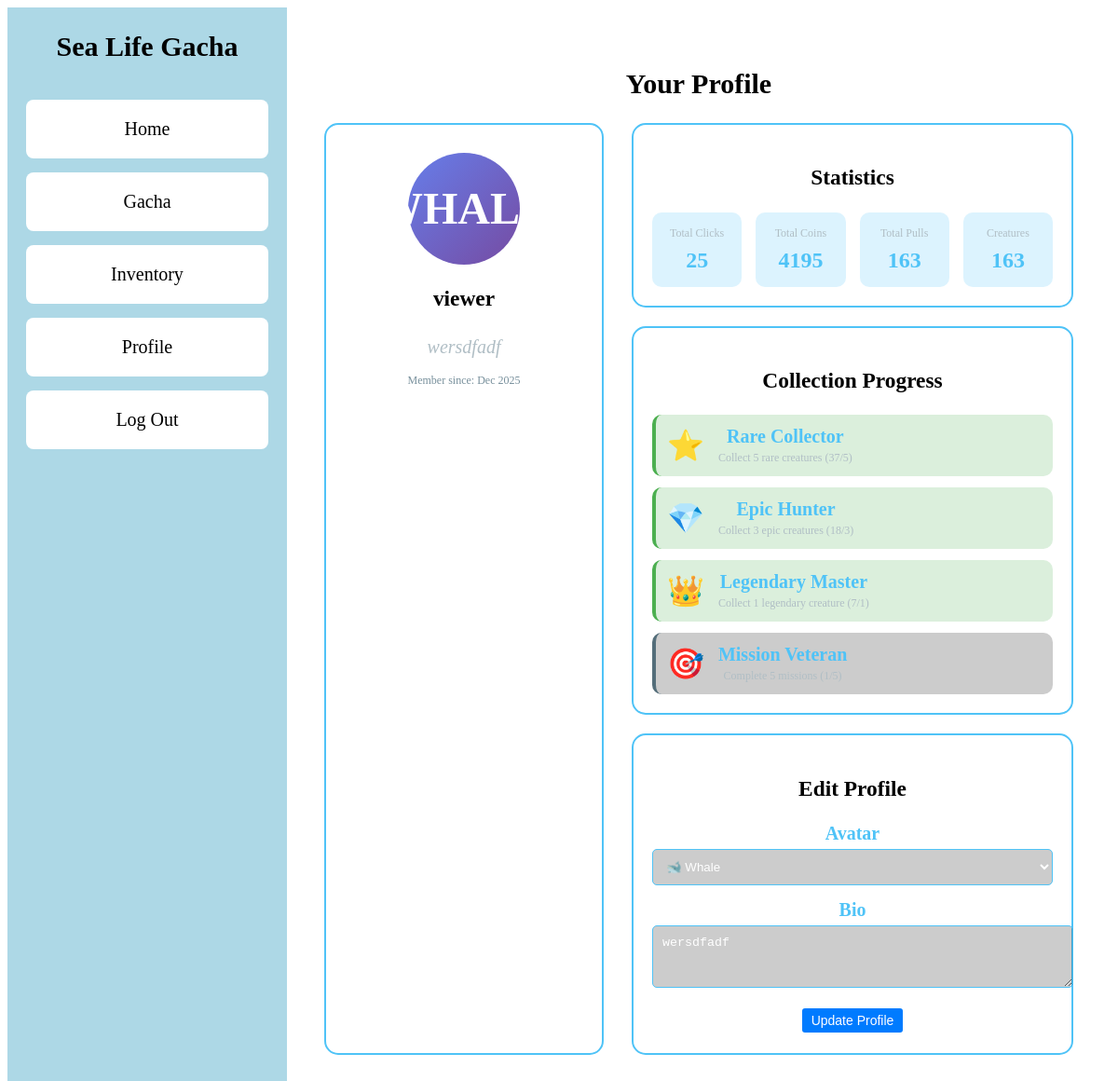
The page /profile (signed in) on the database its author committed.
### models.py (models this page shows)
class User(db.Model):
    user_id = db.Column(db.Integer, primary_key=True)
    username = db.Column(db.String(80), unique=True, nullable=False)
    role = db.Column(db.String(20), default='user', nullable=False)
    password_hash = db.Column(db.String(128), nullable=False)
    clicks = db.Column(db.Integer, default=0)
    coins = db.Column(db.Integer, default=0)
    pulls = db.Column(db.Integer, default=0)
    avatar = db.Column(db.String(50), default='default.png')
    bio = db.Column(db.String(200), default='A marine creature collector')
    pity_counter = db.Column(db.Integer, default=0)
    legendary_pity = db.Column(db.Integer, default=0)
    created_at = db.Column(db.DateTime, default=datetime.utcnow)
    updated_at = db.Column(db.DateTime, default=datetime.utcnow, onupdate=datetime.utcnow)
    inventory = db.relationship('UserCreature', backref='user', lazy=True, cascade='all, delete-orphan')
    completed_missions = db.relationship('UserMission', backref='user', lazy=True, cascade='all, delete-orphan')

### app.py (the view)
@app.route('/profile', methods=['GET', 'POST'])
def profile():
    user = get_current_user()
    if not user:
        return redirect(url_for('auth'))
    form = ProfileForm(obj=user)
    if form.validate_on_submit():
        user.avatar = form.avatar.data
        user.bio = form.bio.data
        db.session.commit()
        flash('Profile updated successfully!', 'success')
        return redirect(url_for('profile'))
    user_data = get_user_data(user)
    total_creatures = len(user_data['inventory'])
    rare_count = len([c for c in user_data['inventory'] if c['rarity'] == 'rare'])
    epic_count = len([c for c in user_data['inventory'] if c['rarity'] == 'epic'])
    legendary_count = len([c for c in user_data['inventory'] if c['rarity'] == 'legendary'])
    return render_template('profile.html',
                         form=form,
                         user=user,
                         total_creatures=total_creatures,
                         rare_count=rare_count,
                         epic_count=epic_count,
                         legendary_count=legendary_count,
                         completed_missions=len(user_data['completed_missions']))

### forms.py
class ProfileForm(FlaskForm):
    avatar = SelectField('Avatar', choices=[
        ('default.png', '🐠 Default Fish'),
        ('turtle.png', '🐢 Sea Turtle'),
        ('octopus.png', '🐙 Octopus'),
        ('dolphin.png', '🐬 Dolphin'),
        ('whale.png', '🐋 Whale'),
        ('shark.png', '🦈 Shark')
    ], validators=[DataRequired()])
    bio = TextAreaField('Bio', validators=[Length(max=200)])
    submit = SubmitField('Update Profile')

### app.py (called while the page is built)
def get_current_user():
    if 'user_id' in session:
        return db.session.get(User, session['user_id'])
    return None

def get_user_data(user):
    completed_missions = UserMission.query.filter_by(user_id=user.user_id, completed=True).all()
    completed_mission_ids = [mission.mission_id for mission in completed_missions]
    inventory_creatures = UserCreature.query.filter_by(user_id=user.user_id).join(Creature).all()
    inventory = [
        {
            'id': uc.inventory_id,
            'name': uc.creature.name,
            'rarity': uc.creature.rarity,
            'image': uc.creature.image,
            'description': uc.creature.description
        }
        for uc in inventory_creatures
    ]
    return {
        'clicks': user.clicks,
        'coins': user.coins,
        'pulls': user.pulls,
        'completed_missions': completed_mission_ids,
        'inventory': inventory
    }

### templates/profile.html (shortened to what this page needs)
{% extends "base.html" %}
{% block content %}
<div class="profile-container">
    <h2>Your Profile</h2>
    <div class="profile-layout">
        <div class="profile-card">
            <div class="avatar-display">
                <div class="avatar-icon">{{ user.avatar.split('.')[0]|upper }}</div>
            </div>
            <h3>{{ user.username }}</h3>
            <p class="user-bio">{{ user.bio }}</p>
            <p class="member-since">Member since: {{ user.created_at.strftime('%b %Y') }}</p>
        </div>
        <div class="profile-right">
            <div class="stats-section">
                <h3>Statistics</h3>
                <div class="stats-grid">
                    <div class="stat-box">
                        <span class="stat-label">Total Clicks</span>
                        <span class="stat-value">{{ user.clicks }}</span>
                    </div>
                    <div class="stat-box">
                        <span class="stat-label">Total Coins</span>
                        <span class="stat-value">{{ user.coins }}</span>
                    </div>
                    <div class="stat-box">
                        <span class="stat-label">Total Pulls</span>
                        <span class="stat-value">{{ user.pulls }}</span>
                    </div>
                    <div class="stat-box">
                        <span class="stat-label">Creatures</span>
                        <span class="stat-value">{{ total_creatures }}</span>
                    </div>
                </div>
            </div>
            <div class="achievements-section">
                <h3>Collection Progress</h3>
                <div class="achievement-list">
                    <div class="achievement-item {% if rare_count >= 5 %}completed{% endif %}">
                        <span class="achievement-icon">⭐</span>
                        <div class="achievement-info">
                            <strong>Rare Collector</strong>
                            <p>Collect 5 rare creatures ({{ rare_count }}/5)</p>
                        </div>
                    </div>
                    <div class="achievement-item {% if epic_count >= 3 %}completed{% endif %}">
                        <span class="achievement-icon">💎</span>
                        <div class="achievement-info">
                            <strong>Epic Hunter</strong>
                            <p>Collect 3 epic creatures ({{ epic_count }}/3)</p>
                        </div>
                    </div>
                    <div class="achievement-item {% if legendary_count >= 1 %}completed{% endif %}">
                        <span class="achievement-icon">👑</span>
                        <div class="achievement-info">
                            <strong>Legendary Master</strong>
                            <p>Collect 1 legendary creature ({{ legendary_count }}/1)</p>
                        </div>
                    </div>
                    <div class="achievement-item {% if completed_missions >= 5 %}completed{% endif %}">
                        <span class="achievement-icon">🎯</span>
                        <div class="achievement-info">
                            <strong>Mission Veteran</strong>
                            <p>Complete 5 missions ({{ completed_missions }}/5)</p>
                        </div>
                    </div>
                </div>
            </div>
            <div class="edit-profile-section">
                <h3>Edit Profile</h3>
                <form method="POST" action="{{ url_for('profile') }}">
                    <div class="form-group">
                        {{ form.avatar.label }}
                        {{ form.avatar(class="form-control") }}
                    </div>
                    <div class="form-group">
                        {{ form.bio.label }}
                        {{ form.bio(class="form-control", rows="3") }}
                    </div>
                    {{ form.submit(class="btn btn-primary ocean-button") }}
                </form>
            </div>
        </div>
    </div>
</div>
{% endblock %}

### static/style.css (style rules this page uses)
.profile-container { max-width: 1200px; margin: 0 auto; padding: 20px; }
.profile-layout { display: grid; grid-template-columns: 300px 1fr; gap: 30px; margin-top: 20px; }
.profile-card { background: rgba(255, 255, 255, 0.1); padding: 30px; border-radius: 15px; text-align: center; border: 2px solid #4fc3f7; }
.avatar-display { width: 120px; height: 120px; margin: 0 auto 20px; background: linear-gradient(135deg, #667eea 0%, #764ba2 100%); border-radius: 50%; display: flex; align-items: center; justify-content: center; font-size: 48px; color: white; }
.avatar-icon { font-weight: bold; }
.user-bio { color: #b0bec5; font-style: italic; margin: 15px 0; line-height: 1.4; }
.member-since { font-size: 12px; color: #78909c; margin-top: 10px; }
.profile-right { display: flex; flex-direction: column; gap: 20px; }
.stats-section, .achievements-section, .edit-profile-section { background: rgba(255, 255, 255, 0.1); padding: 20px; border-radius: 15px; border: 2px solid #4fc3f7; }
.stats-grid { display: grid; grid-template-columns: repeat(4, 1fr); gap: 15px; margin-top: 15px; }
.stat-box { background: rgba(79, 195, 247, 0.2); padding: 15px; border-radius: 10px; text-align: center; }
.stat-label { display: block; font-size: 12px; color: #b0bec5; margin-bottom: 8px; }
.stat-value { display: block; font-size: 24px; font-weight: bold; color: #4fc3f7; }
.achievement-list { display: flex; flex-direction: column; gap: 12px; margin-top: 15px; }
.achievement-item { display: flex; align-items: center; gap: 15px; padding: 12px; background: rgba(0, 0, 0, 0.2); border-radius: 10px; border-left: 4px solid #546e7a; }
.achievement-item.completed { background: rgba(76, 175, 80, 0.2); border-left-color: #4caf50; }
.achievement-icon { font-size: 32px; }
.achievement-info strong { display: block; color: #4fc3f7; margin-bottom: 4px; }
.achievement-info p { font-size: 12px; color: #b0bec5; margin: 0; }
.form-group { margin-bottom: 15px; }
.form-group label { display: block; margin-bottom: 5px; color: #4fc3f7; font-weight: bold; }
.form-control { width: 100%; padding: 10px; border: 1px solid #4fc3f7; border-radius: 5px; background: rgba(0, 0, 0, 0.2); color: white; }
.btn { padding: 5px 10px; border: none; border-radius: 3px; cursor: pointer; margin: 2px; font-size: 14px; text-decoration: none; display: inline-block; text-align: center; }
.btn-primary { background-color: #007bff; color: white; }

### rows shown on the page
User: avatar "WHALE", username "viewer", bio "wersdfadf", created_at "Dec 2025", clicks "25", coins "4195", pulls "163", avatar "🐋 Whale"

### other values the page prints
{{ total_creatures }} "163"
{{ rare_count }} "37"
{{ epic_count }} "18"
{{ legendary_count }} "7"
